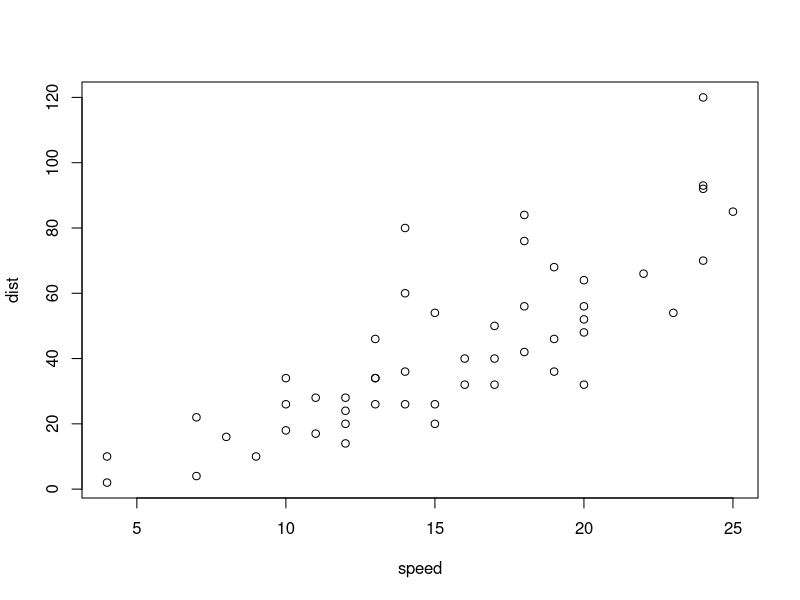
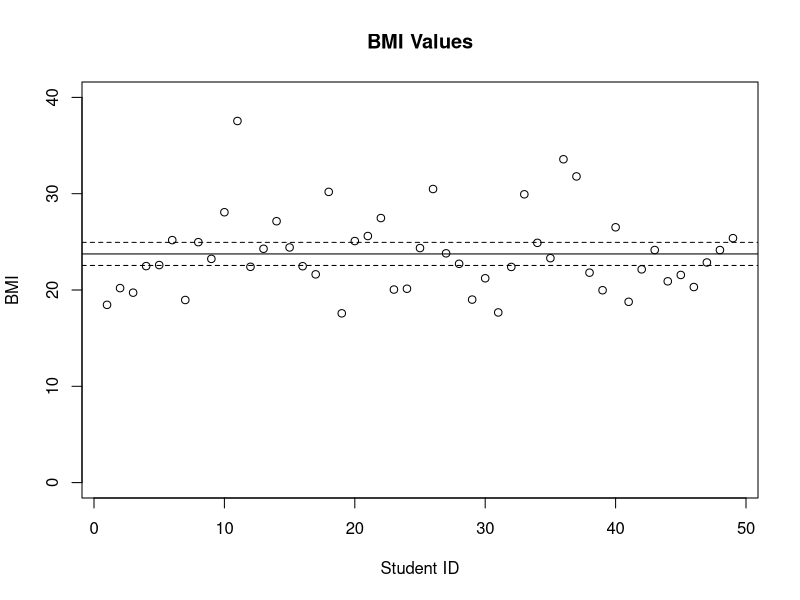
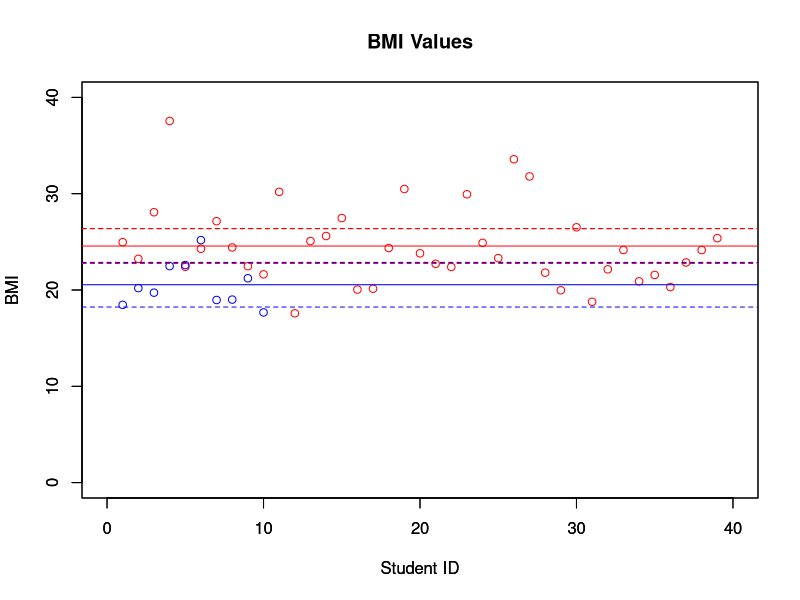
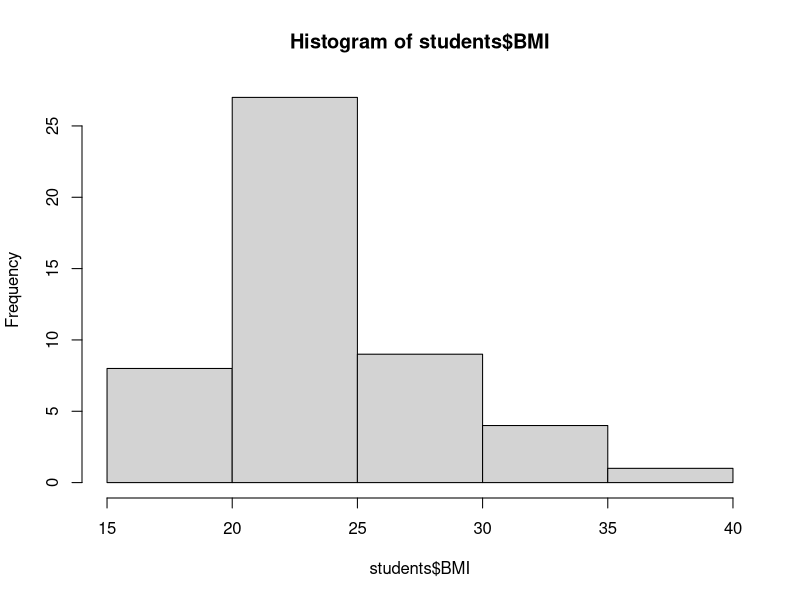
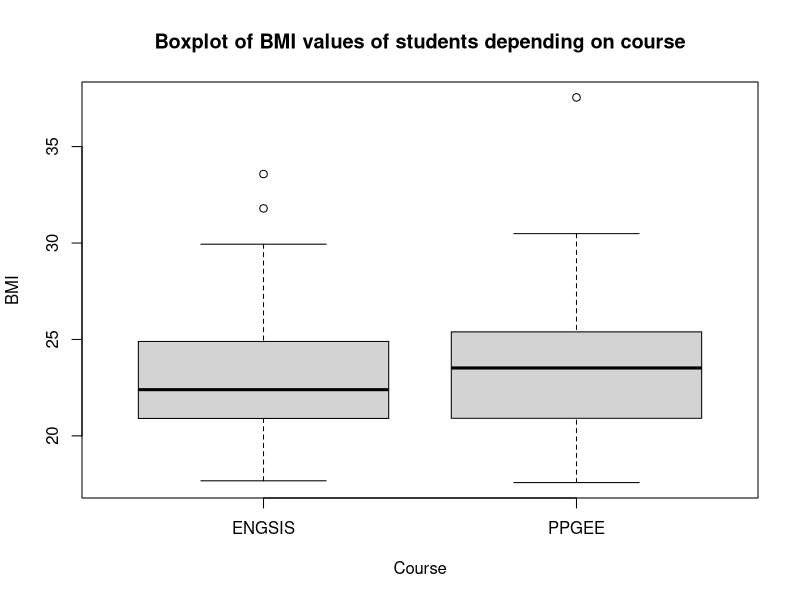
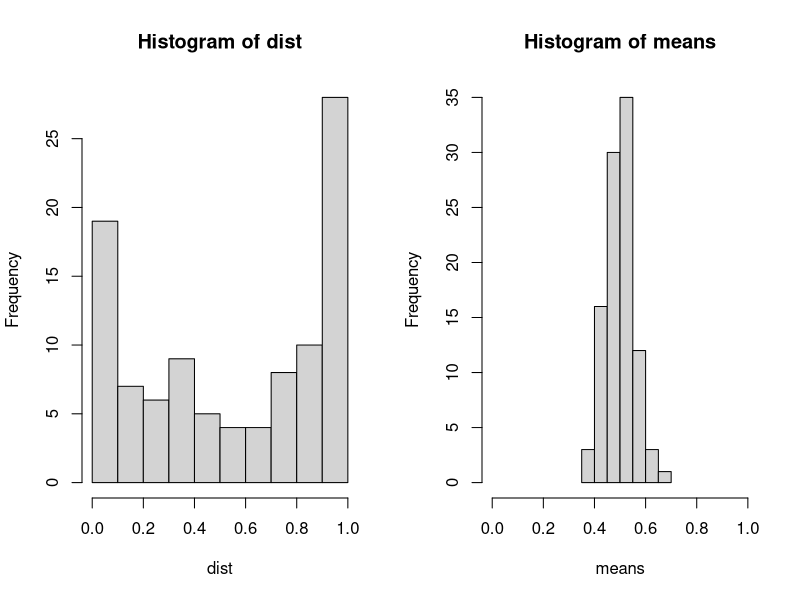

Recreate these plots in R, in order.
## ---- chunk 1
plot(cars)
## ---- chunk 2
# Generating the data. 
set.seed(42)                    # Set PRNG seed (for reproducibility)
x<-rnorm(n=25, mean=50, sd=2)   # Draw 25 samples from N(mu=50,sigma=2)

x                               # Lists the resistances of each cable in the sample
## ---- chunk 3
sample_mean <- sum(x) / length(x) # Sample mean: sum of obs / sample size
sample_mean
## ---- chunk 4
sample_mean_error <- sd(x)/sqrt(length(x)) # sample mean error: slide 25
sample_mean_error
## ---- chunk 5
csample_10 <- rnorm(n=10, mean=50, sd=2)
csample_25 <- rnorm(n=25, mean=50, sd=2)
csample_50 <- rnorm(n=50, mean=50, sd=2)

sme <- function(x) {
  sd(x) / sqrt(length(x))
}

print(c(length(csample_10), mean(csample_10), sme(csample_10)))
print(c(length(csample_25), mean(csample_25), sme(csample_25)))
print(c(length(csample_50), mean(csample_50), sme(csample_50)))
## ---- chunk 6
  students <- read.csv("student_data.csv")
  students
  mean(students$Height.m)   # Student mean height
  mean(students$Weight.kg)   # Student mean weight
## ---- chunk 7
  bmi = students$Weight.kg / (students$Height.m ** 2)
  students["BMI"] <- bmi
  students
## ---- chunk 8
values <- students$BMI  # shorter name for variable
ci_alpha <- 0.05        # Alpha value for confidence interval. Confidence = 1 - alpha.
# calculating low and high bounds for ci
ci_low <- mean(values) + qt(ci_alpha/2, length(values))*(sd(values)/sqrt(length(values))) 
ci_hi <- mean(values) + qt(1 - ci_alpha/2, length(values))*(sd(values)/sqrt(length(values)))

# plot the values and the confidence interval of the mean
plot(students$BMI, ylim = c(0,40), xlab = "Student ID", ylab = "BMI")
title("BMI Values")
abline(h = mean(students$BMI))
abline(h = ci_low, lty=2)
abline(h = ci_hi, lty=2)
## ---- chunk 9
# ECHO=FALSE hides the code in the report

# Separating the data based on one column
students_male <- students[which(students$Gender == "M"),]
students_female <- students[which(students$Gender == "F"),]

# Function to calculate confidence intervals
ci_bounds <- function(x,alpha) {
  low <- mean(x) + qt(alpha/2, length(x))*(sd(x)/sqrt(length(x))) 
  hi <- mean(x) + qt(1 - alpha/2, length(x))*(sd(x)/sqrt(length(x)))
  return(c(low,hi))
}

# plot confidence intervals for male and female students
plot(students_male$BMI, ylim = c(0,40), xlim = c(0,40), xlab = "Student ID", ylab = "BMI", col="red")
par(new = TRUE)
plot(students_female$BMI, ylim = c(0,40), xlim = c(0,40), xlab = "Student ID", ylab = "BMI", col="blue")
title("BMI Values")

ci_male <- ci_bounds(students_male$BMI, 0.01)
abline(h = mean(students_male$BMI), col="red")
abline(h = ci_male, lty=2, col="red")
abline(h = ci_male[2], lty=2, col="red")

ci_female <- ci_bounds(students_female$BMI, 0.01)
abline(h = mean(students_female$BMI), col="blue")
abline(h = ci_female[1], lty=2, col="blue")
abline(h = ci_female[2], lty=2, col="blue")

## ---- chunk 10
hist(students$BMI)
## ---- chunk 11
boxplot(BMI ~ Course, data=students)  # In R, the "X~Y" notation means "variable X explained by variable Y"
title("Boxplot of BMI values of students depending on course")
## ---- chunk 12
sample_number <-100  # Leave this fixed
sample_size <- 50    # Change this

### distributions: uncomment one of these:
means = replicate(sample_number,mean(rbeta(sample_size, 0.5, 0.5)))
dist = rbeta(sample_number, 0.5, 0.5)
name = "Beta Distribution"

# means = replicate(sample_number,mean(rchisq(sample_size, df=2)))
# dist = rchisq(sample_number, df=2)
# name = "Chi Squared Distribution"

# means = replicate(sample_number,mean(rf(sample_size, df1=5, df2=10)))
# dist = rf(sample_number, df1=5, df2=10)
# name = "F distribution"

# means = replicate(sample_number,mean(rnorm(sample_size)))
# dist = rnorm(sample_number)
# name = "Normal Distribution"

lims = c(min(c(means,dist)),max(c(means,dist)))

par(mfcol=(c(1,2)))
hist(dist, xlim = lims)
hist(means, xlim = lims)

# TODO: make this prettier
